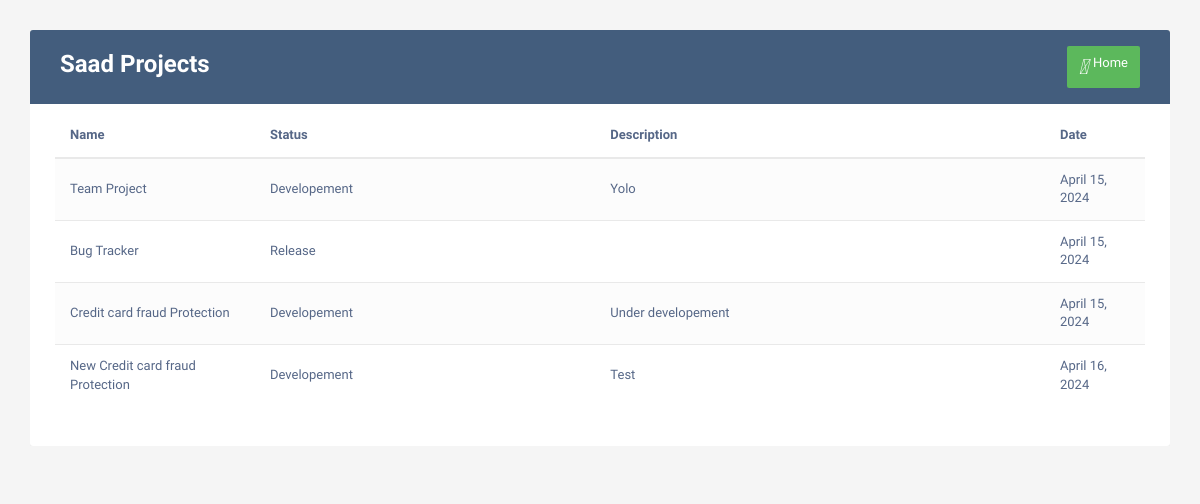
Page /userprojects/1 (signed in) on the committed database.
### home/models.py (models this page shows, shortened)
class Project(models.Model):
    Pname = models.CharField(max_length=122)
    Pstatus = models.CharField(max_length=122)
    Desc = models.TextField()
    date = models.DateField()
    users = models.ManyToManyField(User)

### home/views.py (the view)
# urls.py: path('userprojects/<int:id>',views.userprojects,name='View Project'),
@login_required
def userprojects(request,id):
    user = User.objects.get(id=id)
    projects = Project.objects.filter(users=user)
    context = {
        'user':user,
        'projects':projects,
    }
    return render(request,'userprojects.html',context)

### templates/userprojects.html (shortened to what this page needs)
<!DOCTYPE html>
<html lang="en">
<head>
<link rel="stylesheet" href="https://maxcdn.bootstrapcdn.com/font-awesome/4.7.0/css/font-awesome.min.css">
<link rel="stylesheet" href="https://maxcdn.bootstrapcdn.com/bootstrap/3.3.7/css/bootstrap.min.css">
<link rel="stylesheet" href="https://cdnjs.cloudflare.com/ajax/libs/font-awesome/5.13.0/css/all.min.css">
</head>
<body>
    <div class="container">
        <div class="table-responsive">
            <div class="table-wrapper">
                <div class="table-title">
                    <div class="row">
                        <div class="col-xs-6">
                            <h2><b>{{user.first_name}} Projects</b></h2>
                        </div>
                        <div class="col-xs-6">
                            <a href="/back" class="btn btn-success" data-toggle="modal"><i>&#xE147;</i> <span>Home</span></a>
                        </div>
                    </div>
                </div>
                <table class="table table-striped table-hover">
                    <thead>
                        <tr>
                            <th>Name</th>
                            <th>Status</th>
                            <th>Description</th>
                            <th>Date</th>
                        </tr>
                    </thead>
                    <tbody>
                        {% for item in projects %}
                        <tr>
							<td> {{item.Pname}} </td>
                            <td> {{item.Pstatus}} </td>
                            <td> {{item.Desc}} </td>
                            <td> {{item.date}} </td>
                        </tr>
                        {% endfor %}
                    </tbody>
                </table>
            </div>
        </div>
    </div>
</body>

### templates/userprojects.html (style rules this page uses)
body { color: #566787; background: #f5f5f5; font-family: 'Varela Round', sans-serif; font-size: 13px; }
.table-responsive { margin: 30px 0; }
.table-wrapper { min-width: 1000px; background: #fff; padding: 20px 25px; border-radius: 3px; box-shadow: 0 1px 1px rgba(0,0,0,.05); }
.table-title { padding-bottom: 15px; background: #435d7d; color: #fff; padding: 16px 30px; margin: -20px -25px 10px; border-radius: 3px 3px 0 0; }
.table-title h2 { margin: 5px 0 0; font-size: 24px; }
.table-title .btn { color: #fff; float: right; font-size: 13px; border: none; min-width: 50px; border-radius: 2px; border: none; outline: none !important; margin-left: 10px; }
.table-title .btn i { float: left; font-size: 21px; margin-right: 5px; }
.table-title .btn span { float: left; margin-top: 2px; }
table.table tr th, table.table tr td { border-color: #e9e9e9; padding: 12px 15px; vertical-align: middle; }
table.table tr th:first-child { width: 200px; }
table.table tr th:last-child { width: 100px; }
table.table-striped tbody tr:nth-of-type(odd) { background-color: #fcfcfc; }

### rows in the picture
Project: Pname "Team Project", Pstatus "Developement", Desc "Yolo", date "April 15, 2024"
Project: Pname "Bug Tracker", Pstatus "Release", date "April 15, 2024"
Project: Pname "Credit card fraud Protection", Pstatus "Developement", Desc "Under developement", date "April 15, 2024"
Project: Pname "New Credit card fraud Protection", Pstatus "Developement", Desc "Test", date "April 16, 2024"

### other values in the picture
{{ user.first_name }} "Saad"
